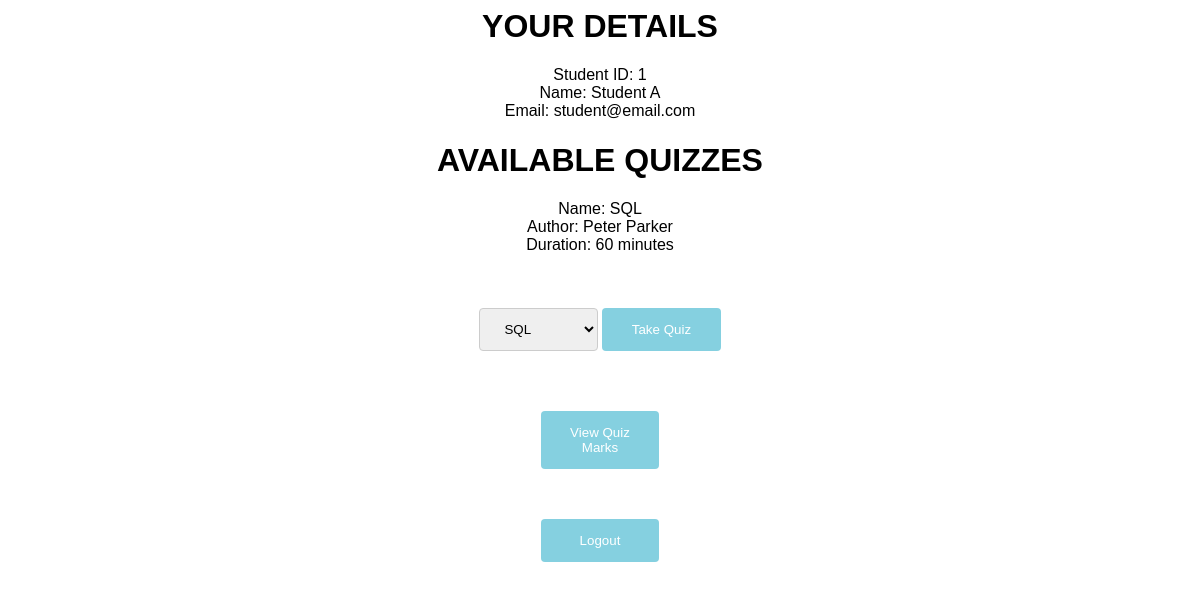
/student_quiz.php (signed in), run on the app's committed database.
### tables this page shows
CREATE TABLE `student` (
  `student_id` int(10) NOT NULL AUTO_INCREMENT,
  `name` varchar(100) NOT NULL,
  `email` varchar(100) NOT NULL,
  `password` varchar(100) NOT NULL,
  PRIMARY KEY (`student_id`)
);

CREATE TABLE `quiz` (
  `quiz_id` int(10) NOT NULL AUTO_INCREMENT,
  `name` varchar(100) NOT NULL,
  `author` varchar(100) NOT NULL,
  `available` char(1) NOT NULL,
  `duration` int(10) NOT NULL,
  PRIMARY KEY (`quiz_id`)
);

### student_quiz.php (the view, shortened to what this page needs)
<?php
    require_once('config.php');
?>
<html>
    <head>
        <link rel="stylesheet" type="text/css" href="mystyle.css">
    </head>
    <body>
        <div class="container">
            <div class="content">
                <h1> YOUR DETAILS</h1>
                <?php
                    $email = $_SESSION['email'];
                    $sql1 = "SELECT name, email, student_id FROM student";
                    $result1 = $mysqli->query($sql1);
                    while($rowx = $result1->fetch_assoc()) {
                        if($rowx["email"] == $email) {
                            echo "Student ID: ". $rowx["student_id"]."<br>";
                            echo "Name: ". $rowx["name"]."<br>";
                            echo "Email: ". $rowx["email"]."<br>";
                        }
                    }
                ?>
                <h1>AVAILABLE QUIZZES</h1>
                <?php
                    $sql = "SELECT name, author, duration, available FROM quiz";
                    $result = $mysqli->query($sql);
                    if ($result->num_rows > 0) {
                      while($row = $result->fetch_assoc()) {
                        if($row["available"] == 'Y') {
                            echo "Name: " . $row["name"] . "<br>" ;
                            echo "Author: " . $row["author"] . "<br>";
                            echo "Duration: ". $row["duration"] . " minutes". "<br>";
                            echo "<br>";
                        }
                      }
                    } else {
                      echo "0 quizzes available";
                    }
                ?>
                <form action="student_take_quiz.php" method = "get"><br>
                    <select name = "id">
                        <?php
                            $sql = "SELECT quiz_id, name, available FROM quiz";
                            $result = $mysqli->query($sql);
                            if ($result->num_rows > 0) {
                              while($row = $result->fetch_assoc()) {
                                if($row["available"] == 'Y') {
                                    echo "<option value=". $row["quiz_id"] . ">" . $row["name"] . "</option>";
                                }
                              }
                            }
                        ?>
                    </select>
                    <button type="submit" class = "submit">Take Quiz</button>
                </form>
                <form action="student_quiz_marks.php"><br>
                    <button type="submit" class = "submit">View Quiz Marks</button>
                </form>
                <form action = "logout.php"><br>
                    <button type="submit" class = "submit">Logout</button>
                </form>
            </div>
        </div>
    </body>
</html>

### mystyle.css (style rules this page uses)
body { font-family: Arial, Helvetica, sans-serif; background-color:white; background-color:#ffffff; }
h1 { text-align: center; }
button { width: 10%; background-color: #85d0e0; color: white; padding: 14px 20px; margin: 8px 0; border: none; border-radius: 4px; cursor: pointer; }
input[type=text], select { width: 10%; padding: 12px 20px; margin: 18px 0; display: inline-block; border: 1px solid #ccc; border-radius: 4px; box-sizing: border-box; }
input[type=password], select { width: 10%; padding: 12px 20px; margin: 18px 0; display: inline-block; border: 1px solid #ccc; border-radius: 4px; box-sizing: border-box; }
div { text-align: center; }

### data on the page
student: student_id "1", name "Student A", email "student@email.com"
quiz: name "SQL", author "Peter Parker", duration "60"

### other printed values
form field id "SQL"
